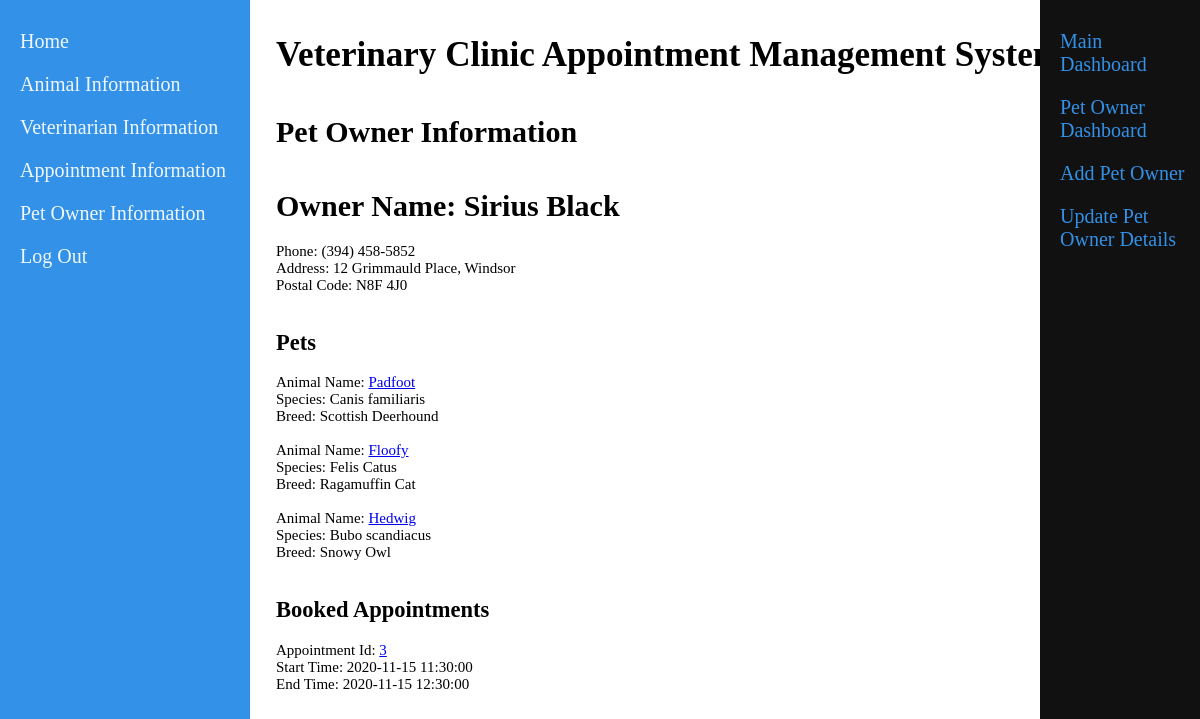
Screenshot of /clientInfo.php?OwnerID=5 with the database file from the repository.
### tables this page shows
CREATE TABLE `petowner` (
  `OwnerID` int(11) NOT NULL,
  `FullName` varchar(50) NOT NULL,
  `AddressID` int(11) NOT NULL,
  `PhoneNumber` varchar(50) NOT NULL,
  `LastChanged` timestamp NOT NULL DEFAULT current_timestamp() ON UPDATE current_timestamp(),
  `CreatedOn` timestamp NOT NULL DEFAULT current_timestamp()
);

CREATE TABLE `address` (
  `AddressID` int(11) NOT NULL,
  `UnitNumber` varchar(15) DEFAULT NULL,
  `StreetNumber` varchar(15) NOT NULL,
  `StreetName` varchar(50) NOT NULL,
  `CityName` varchar(50) NOT NULL,
  `PostalCode` varchar(50) NOT NULL,
  `LastChanged` timestamp NOT NULL DEFAULT current_timestamp() ON UPDATE current_timestamp(),
  `CreatedOn` timestamp NOT NULL DEFAULT current_timestamp()
);

CREATE TABLE `animal` (
  `AnimalID` int(11) NOT NULL,
  `Name` varchar(25) NOT NULL,
  `Species` varchar(50) NOT NULL,
  `Breed` varchar(50) NOT NULL,
  `Sex` varchar(50) NOT NULL,
  `OwnerID_Primary` int(11) NOT NULL,
  `OwnerID_Secondary` int(11) DEFAULT NULL,
  `YearofBirth` year(4) NOT NULL,
  `Notes` text NOT NULL,
  `LastChanged` timestamp NOT NULL DEFAULT current_timestamp() ON UPDATE current_timestamp(),
  `CreatedOn` timestamp NOT NULL DEFAULT current_timestamp()
);

CREATE TABLE `appointment` (
  `AppointmentID` int(11) NOT NULL,
  `SystemUserID` int(11) NOT NULL,
  `VetID` int(11) NOT NULL,
  `ClientID` int(11) NOT NULL,
  `AnimalID` int(11) NOT NULL,
  `StartTime` datetime NOT NULL,
  `EndTime` datetime NOT NULL,
  `LastChanged` timestamp NOT NULL DEFAULT current_timestamp() ON UPDATE current_timestamp(),
  `CreatedOn` timestamp NOT NULL DEFAULT current_timestamp()
);

### clientInfo.php (the view, shortened to what this page needs)
<!DOCTYPE html>
    <html>
       <head>
            <link href="CSS/portal.css" rel="stylesheet" type="text/css" >
        </head>
        <body>
            <div class="sidenav">
                <a href= "./">Home</a>
                <a href="animal.php">Animal Information</a>
                <a href="veterinarian.php">Veterinarian Information</a>
                <a href="appointment.php">Appointment Information</a>
                <a href="client.php">Pet Owner Information</a>
                <a href="logoutAct.php">Log Out</a>
            </div>
            <div class="main">
                <h3>Veterinary Clinic Appointment Management System</h3>
                <h4>Pet Owner Information</h4>
                <div class = "main-display">
	                <p>
	                	<?php
							$conn = OpenCon();
							$clientID = $_GET["OwnerID"];
							$sql = "SELECT petowner.FullName, petowner.PhoneNumber, address.UnitNumber, address.StreetNumber, address.StreetName, address.CityName, address.PostalCode
							FROM petowner JOIN address ON petowner.AddressID = address.AddressID WHERE petowner.OwnerID = '$clientID';";
							$result = $conn->query($sql);
							if ($result->num_rows > 0) {
								while($row = $result->fetch_assoc()) {
									echo "<h1>Owner Name: " . $row['FullName'] . "</h1>";
									echo "Phone: " . $row['PhoneNumber'] . "<br>"
									. "Address: " . $row['StreetNumber'] . " " . $row['StreetName'] . ", " .$row['CityName'];
									if($row['UnitNumber'] != NULL)
										echo "<br>Unit Number: " . $row['UnitNumber'] . "<br>";
									else
										echo "<br>";
									echo "Postal Code: " . $row['PostalCode'] . "<br><br>";
								}
							}
							echo "<h2>Pets</h2>";
							$sql = "SELECT * FROM animal WHERE animal.OwnerID_Primary = '$clientID';";
							$result = $conn->query($sql);
							if ($result->num_rows > 0) {
								while($row = $result->fetch_assoc()) {
									echo "Animal Name: " . '<a href="animalInfo.php?AnimalID=' . $row["AnimalID"] . '">' . $row["Name"] . "</a>"
									. "<br>Species: " . $row['Species'] . "<br>Breed: " . $row['Breed'] . "<br><br>";
								}
							}
							$sql = "SELECT * FROM animal WHERE animal.OwnerID_Secondary = '$clientID';";
							$result = $conn->query($sql);
							if ($result->num_rows > 0) {
								while($row = $result->fetch_assoc()) {
									echo "Animal Name: " . '<a href="animalInfo.php?AnimalID=' . $row["AnimalID"] . '">' . $row["Name"] . "</a>"
									. "<br>Species: " . $row['Species'] . "<br>Breed: " . $row['Breed'] . "<br><br>";
								}
							}
							echo "<h2>Booked Appointments</h2>";
							$sql = "SELECT * FROM appointment WHERE appointment.ClientID = '$clientID';";
							$result = $conn->query($sql);
							if ($result->num_rows > 0) {
								while($row = $result->fetch_assoc()) {
									echo "Appointment Id: " . '<a href="appointmentInfo.php?AppID=' . $row["AppointmentID"] . '">' . $row["AppointmentID"] . "</a><br>";
									echo "Start Time: " . $row['StartTime'] . "<br>End Time: " . $row['EndTime'] . "<br><br>";
								}
							}
							echo ' <div class="sidenav-right">
										<a href="dashboard.php">Main Dashboard</a>
						                <a href="client.php">Pet Owner Dashboard</a>
						                <a href="addClient.php">Add Pet Owner</a>
						                <a href="updateClient.php?OwnerID=' . $clientID . '"> Update Pet Owner Details </a>
						            </div>';
						?>
					</p>
				</div>
            </div>
        </body>
    </html>

### CSS/portal.css (style rules this page uses)
.sidenav { height: 100%; width: 250px; position: fixed; z-index: 1; top: 0; left: 0; background-color: #3391E7; overflow-x: hidden; padding-top: 20px; }
.sidenav a { padding: 10px 12px 10px 20px; text-decoration: none; font-size: 20px; color: #F0F8FF; display: block; }
.sidenav-right { height: 100%; width: 160px; position: fixed; z-index: 1; top: 0; right: 0; background-color: #111 ; overflow-x: hidden; padding-top: 20px; }
.sidenav-right a { padding: 10px 12px 10px 20px; text-decoration: none; font-size: 20px; color: #3391E7; display: block; }
.main { margin-left: 250px; font-size: 30px; padding: 0px 18px; }
.main-display { font-size: 15px; }

### rows the page displays
petowner: FullName "Sirius Black", PhoneNumber "(394) 458-5852", AddressID.StreetNumber "12", AddressID.StreetName "Grimmauld Place", AddressID.CityName "Windsor", AddressID.PostalCode "N8F 4J0"
animal: Name "Padfoot", Species "Canis familiaris", Breed "Scottish Deerhound"
animal: Name "Floofy", Species "Felis Catus", Breed "Ragamuffin Cat"
animal: Name "Hedwig", Species "Bubo scandiacus", Breed "Snowy Owl"
appointment: AppointmentID "3", StartTime "2020-11-15 11:30:00", EndTime "2020-11-15 12:30:00"
